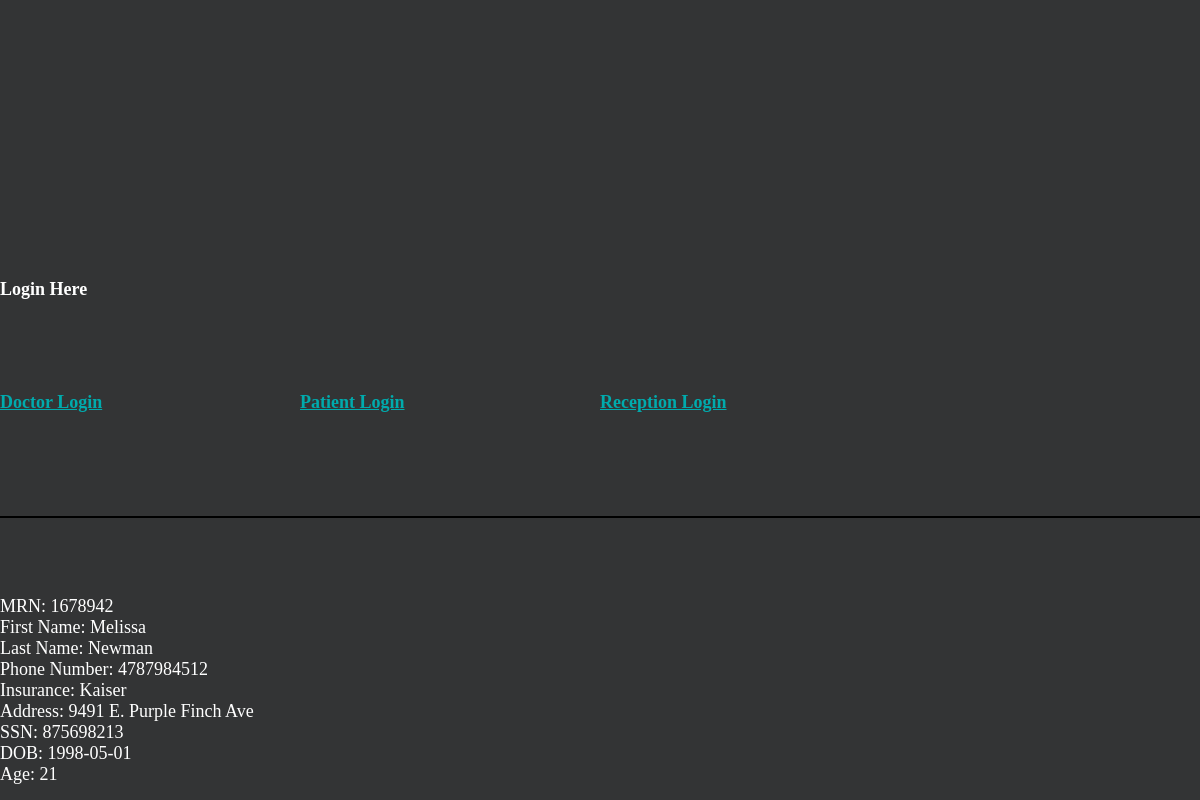
Screenshot of /patient/patient_data.php?MRN=1678942 with the database file from the repository.
### tables this page shows
CREATE TABLE `patient` (
  `pMRN` int(11) NOT NULL,
  `pPhone` char(10) NOT NULL,
  `pInsure` varchar(35) NOT NULL,
  `pAddress` varchar(35) NOT NULL,
  `pLName` varchar(15) NOT NULL,
  `pFName` varchar(15) NOT NULL,
  `pSSN` varchar(9) NOT NULL,
  `pDOB` date NOT NULL,
  `pAge` char(3) NOT NULL,
  `procID` varchar(20) NOT NULL,
  `drID` varchar(20) NOT NULL,
  PRIMARY KEY (`pMRN`),
  KEY `procID` (`procID`),
  KEY `drID` (`drID`),
  CONSTRAINT `patient_ibfk_1` FOREIGN KEY (`procID`) REFERENCES `proc` (`procID`),
  CONSTRAINT `patient_ibfk_2` FOREIGN KEY (`drID`) REFERENCES `doctor` (`drID`)
);

### patient/patient_data.php (the view, shortened to what this page needs)
<?php
  include "../templates/header.php";
  require_once "../config.php";
  if (isset($_GET["MRN"])){
    $MRN = $_GET["MRN"];
  }
  $query = "SELECT * from patient where pMRN = '$MRN'";
  $responce = mysqli_query($dbc, $query);
  if ($responce){
    while($row = mysqli_fetch_array($responce)) {
      echo "MRN: " . $row['pMRN'] . "<br>";
      echo "First Name: " . $row['pFName'] . "<br>";
      echo "Last Name: " . $row['pLName'] . "<br>";
      echo "Phone Number: " . $row['pPhone'] . "<br>";
      echo "Insurance: " . $row['pInsure'] . "<br>";
      echo "Address: " . $row['pAddress'] . "<br>";
      echo "SSN: " . $row['pSSN'] . "<br>";
      echo "DOB: " . $row['pDOB'] . "<br>";
      echo "Age: " . $row['pAge'] . "<br>";
  }
  }
  else{
    echo "Error with database";
    echo mysqli_connect_error($dbc);
  }
  echo '</div>';
 ?>

### style.css (style rules this page uses)
* { margin: 0; padding: 0; display: grid; font-size: large; }

### rows the page displays
patient: pMRN "1678942", pFName "Melissa", pLName "Newman", pPhone "4787984512", pInsure "Kaiser", pAddress "9491 E. Purple Finch Ave", pSSN "875698213", pDOB "1998-05-01", pAge "21"
